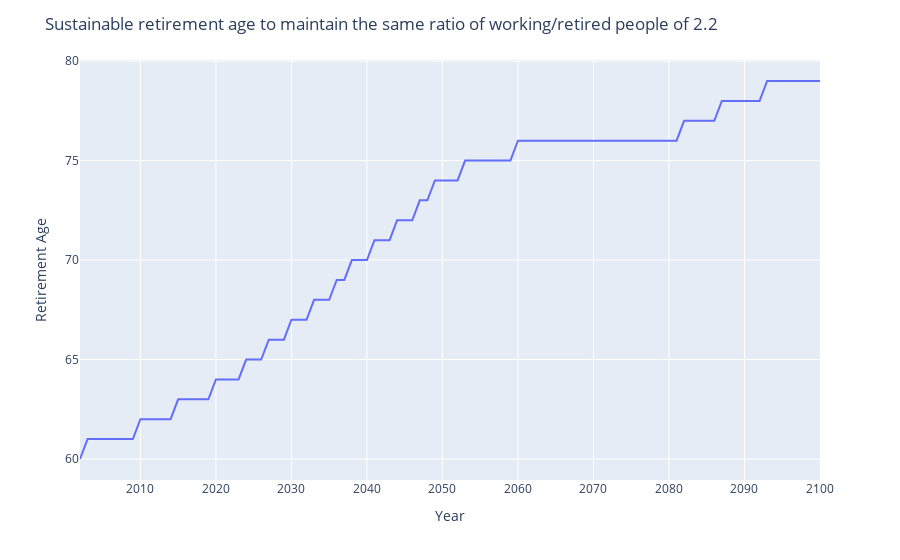
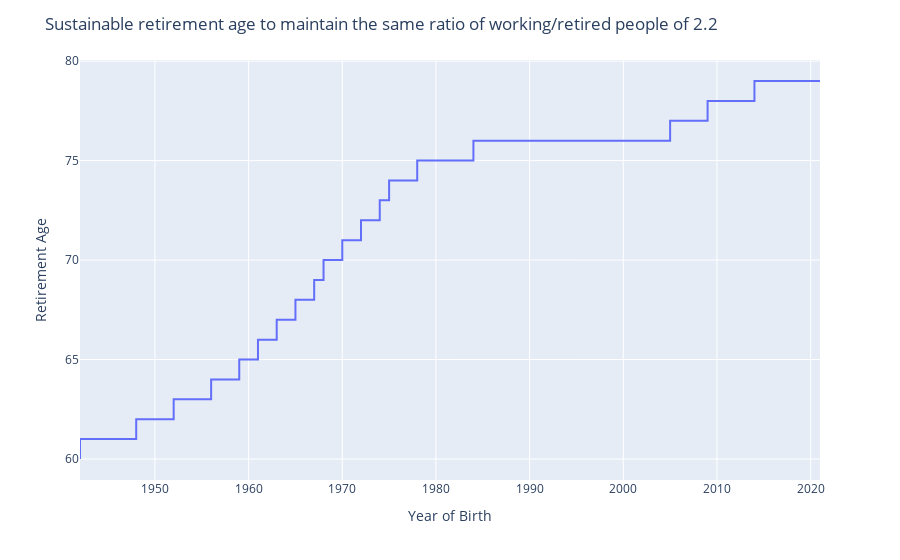

The notebook cell these images were saved under, in order:
### Markdown cell above
Note that I'm not consideting unemployment, assuming it is constant, and what matters is the ratio between working and retired people not if working people are actually employed or not.

I will now compute the projected retirement age that it is necessary to maintain an average working/retirement ratio of 2.2

### Code cell
wr_ratio = 2.2

# Same data plotted in two variants
raproj_df = pd.DataFrame(index=range(2002,2100+1))
raproj_df["Sustainable retirement age"] = np.nan
for y in raproj_df.index:
    wa = 22 # Assumption: people will start working at 22 on average
    for ra in range(50, 100): # I'm testing different retirement ages (ra) untill the ratio is 2.2 is reached
        if dfpproj.loc[wa:ra,y].sum() / dfpproj.loc[ra:,y].sum() > wr_ratio:
            raproj_df.loc[y, "Sustainable retirement age"] = ra
            break
    
fig = raproj_df.plot()
fig.update_layout(
    showlegend=False,
    xaxis_title="Year",
    yaxis_title="Retirement Age",
    title="Sustainable retirement age to maintain the same ratio of working/retired people of 2.2"
)
fig.show()

# Variant #2: year of birth on the x-axis
raproj_df["Born year retiring"] = raproj_df.index - raproj_df["Sustainable retirement age"]
fig = px.line(
    data_frame=raproj_df.reset_index().rename(columns={"index": "Year of Retirement"}),
    x="Born year retiring",
    y="Sustainable retirement age",
    hover_data=["Year of Retirement"],
) 
fig.update_layout(
    showlegend=False,
    xaxis_title="Year of Birth",
    yaxis_title="Retirement Age",
    title="Sustainable retirement age to maintain the same ratio of working/retired people of 2.2"
)
fig.show()

### Figure 1 — Plotly figure (JSON) as saved in the notebook; plotly's stock layout.template omitted (floating-point values rounded to 4 significant figures)
{"data": [{"hovertemplate": "variable=Sustainable retirement age<br>index=%{x}<br>value=%{y}<extra></extra>", "legendgroup": "Sustainable retirement age", "line": {"color": "#636efa", "dash": "solid"}, "marker": {"symbol": "circle"}, "mode": "lines", "name": "Sustainable retirement age", "orientation": "v", "showlegend": true, "type": "scatter", "x": [2002, 2003, 2004, 2005, 2006, 2007, 2008, 2009, 2010, 2011, 2012, 2013, 2014, 2015, 2016, 2017, 2018, 2019, 2020, 2021, 2022, 2023, 2024, 2025, 2026, 2027, 2028, 2029, 2030, 2031, 2032, 2033, 2034, 2035, 2036, 2037, 2038, 2039, 2040, 2041, 2042, 2043, 2044, 2045, 2046, 2047, 2048, 2049, 2050, 2051, 2052, 2053, 2054, 2055, 2056, 2057, 2058, 2059, 2060, 2061, 2062, 2063, 2064, 2065, 2066, 2067, 2068, 2069, 2070, 2071, 2072, 2073, 2074, 2075, 2076, 2077, 2078, 2079, 2080, 2081, 2082, 2083, 2084, 2085, 2086, 2087, 2088, 2089, 2090, 2091, 2092, 2093, 2094, 2095, 2096, 2097, 2098, 2099, 2100], "xaxis": "x", "y": [60, 61, 61, 61, 61, 61, 61, 61, 62, 62, 62, 62, 62, 63, 63, 63, 63, 63, 64, 64, 64, 64, 65, 65, 65, 66, 66, 66, 67, 67, 67, 68, 68, 68, 69, 69, 70, 70, 70, 71, 71, 71, 72, 72, 72, 73, 73, 74, 74, 74, 74, 75, 75, 75, 75, 75, 75, 75, 76, 76, 76, 76, 76, 76, 76, 76, 76, 76, 76, 76, 76, 76, 76, 76, 76, 76, 76, 76, 76, 76, 77, 77, 77, 77, 77, 78, 78, 78, 78, 78, 78, 79, 79, 79, 79, 79, 79, 79, 79], "yaxis": "y"}], "layout": {"legend": {"title": {"text": "variable"}, "tracegroupgap": 0}, "margin": {"t": 60}, "showlegend": false, "title": {"text": "Sustainable retirement age to maintain the same ratio of working/retired people of 2.2"}, "xaxis": {"anchor": "y", "domain": [0, 1], "title": {"text": "Year"}}, "yaxis": {"anchor": "x", "domain": [0, 1], "title": {"text": "Retirement Age"}}}}

### Figure 2 — Plotly figure (JSON) as saved in the notebook; plotly's stock layout.template omitted (floating-point values rounded to 4 significant figures)
{"data": [{"customdata": [[2002], [2003], [2004], [2005], [2006], [2007], [2008], [2009], [2010], [2011], [2012], [2013], [2014], [2015], [2016], [2017], [2018], [2019], [2020], [2021], [2022], [2023], [2024], [2025], [2026], [2027], [2028], [2029], [2030], [2031], [2032], [2033], [2034], [2035], [2036], [2037], [2038], [2039], [2040], [2041], [2042], [2043], [2044], [2045], [2046], [2047], [2048], [2049], [2050], [2051], [2052], [2053], [2054], [2055], [2056], [2057], [2058], [2059], [2060], [2061], [2062], [2063], [2064], [2065], [2066], [2067], [2068], [2069], [2070], [2071], [2072], [2073], [2074], [2075], [2076], [2077], [2078], [2079], [2080], [2081], [2082], [2083], [2084], [2085], [2086], [2087], [2088], [2089], [2090], [2091], [2092], [2093], [2094], [2095], [2096], [2097], [2098], [2099], [2100]], "hovertemplate": "Born year retiring=%{x}<br>Sustainable retirement age=%{y}<br>Year of Retirement=%{customdata[0]}<extra></extra>", "legendgroup": "", "line": {"color": "#636efa", "dash": "solid"}, "marker": {"symbol": "circle"}, "mode": "lines", "name": "", "orientation": "v", "showlegend": false, "type": "scatter", "x": [1942, 1942, 1943, 1944, 1945, 1946, 1947, 1948, 1948, 1949, 1950, 1951, 1952, 1952, 1953, 1954, 1955, 1956, 1956, 1957, 1958, 1959, 1959, 1960, 1961, 1961, 1962, 1963, 1963, 1964, 1965, 1965, 1966, 1967, 1967, 1968, 1968, 1969, 1970, 1970, 1971, 1972, 1972, 1973, 1974, 1974, 1975, 1975, 1976, 1977, 1978, 1978, 1979, 1980, 1981, 1982, 1983, 1984, 1984, 1985, 1986, 1987, 1988, 1989, 1990, 1991, 1992, 1993, 1994, 1995, 1996, 1997, 1998, 1999, 2000, 2001, 2002, 2003, 2004, 2005, 2005, 2006, 2007, 2008, 2009, 2009, 2010, 2011, 2012, 2013, 2014, 2014, 2015, 2016, 2017, 2018, 2019, 2020, 2021], "xaxis": "x", "y": [60, 61, 61, 61, 61, 61, 61, 61, 62, 62, 62, 62, 62, 63, 63, 63, 63, 63, 64, 64, 64, 64, 65, 65, 65, 66, 66, 66, 67, 67, 67, 68, 68, 68, 69, 69, 70, 70, 70, 71, 71, 71, 72, 72, 72, 73, 73, 74, 74, 74, 74, 75, 75, 75, 75, 75, 75, 75, 76, 76, 76, 76, 76, 76, 76, 76, 76, 76, 76, 76, 76, 76, 76, 76, 76, 76, 76, 76, 76, 76, 77, 77, 77, 77, 77, 78, 78, 78, 78, 78, 78, 79, 79, 79, 79, 79, 79, 79, 79], "yaxis": "y"}], "layout": {"legend": {"tracegroupgap": 0}, "margin": {"t": 60}, "showlegend": false, "title": {"text": "Sustainable retirement age to maintain the same ratio of working/retired people of 2.2"}, "xaxis": {"anchor": "y", "domain": [0, 1], "title": {"text": "Year of Birth"}}, "yaxis": {"anchor": "x", "domain": [0, 1], "title": {"text": "Retirement Age"}}}}
